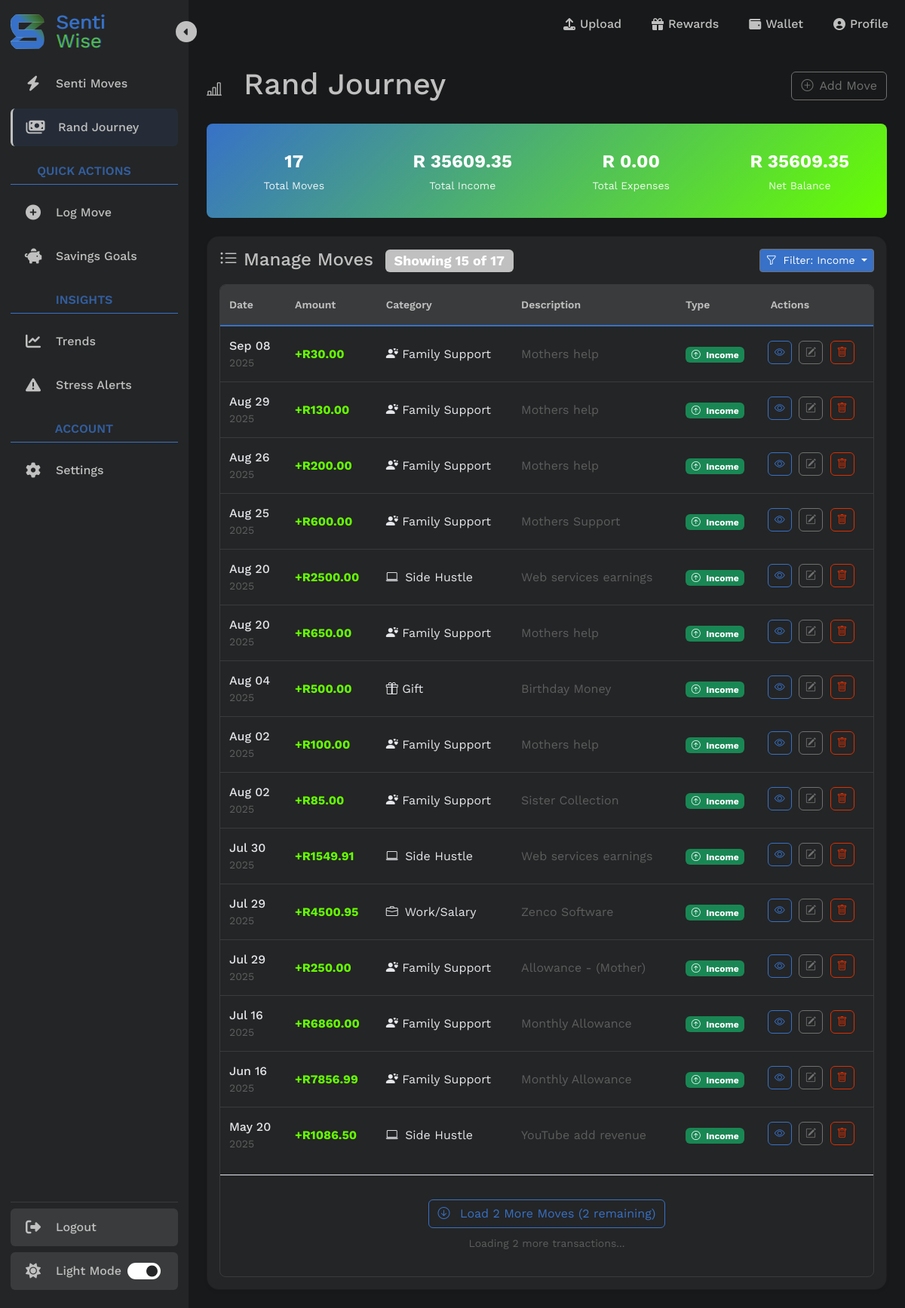
Page /transactions/list/?transaction_type=income (signed in) on the committed database.
### transactions/models.py (models this page shows, shortened)
class Transaction(models.Model):
    TRANSACTION_TYPES = (
        ('income', 'Income'),
        ('expense', 'Expense'),
    )
    user = models.ForeignKey(User, on_delete=models.CASCADE, related_name='transactions')
    amount = models.DecimalField(max_digits=10, decimal_places=2)
    category = models.CharField(max_length=22, choices=Category.DEFAULT_CATEGORIES) # preset categories in form
    date = models.DateField()
    type = models.CharField(max_length=7, choices=TRANSACTION_TYPES)
    description = models.CharField(max_length=255, blank=True)

### transactions/views.py (the view)
# urls.py: path('transactions/list/', transactions_list_page, name='list_transaction'), # Read: list all
@login_required(login_url='login')
def transactions_list_page(request):
    print(f"DEBUG: GET parameters: {dict(request.GET)}")
    transaction_filter = TransactionFilter(
        request.GET,
        queryset = Transaction.objects.filter(user=request.user).order_by('-date')
    )
    print(f"DEBUG: Filter form is_valid: {transaction_filter.form.is_valid()}")
    print(f"DEBUG: Filter form data: {transaction_filter.form.data}")
    print(f"DEBUG: Filter form cleaned_data: {getattr(transaction_filter.form, 'cleaned_data', 'No cleaned_data')}")
    filtered_qs = transaction_filter.qs
    print(f"DEBUG: SQL Query: {str(filtered_qs.query)}")
    print(f"DEBUG: Filtered count: {filtered_qs.count()}")
    sample_transactions = list(filtered_qs[:5])
    print(f"DEBUG: Sample transaction types: {[t.type for t in sample_transactions]}")
    page = request.GET.get('page', 1)
    page_size = int(request.GET.get('page_size', 15)) # Initial load: 15, subsequent: 5
    if request.headers.get('X-Requested-With') == 'XMLHttpRequest':
        return handle_ajax_transactions(request, filtered_qs)
    paginator = Paginator(filtered_qs, 15)
    initial_transactions = paginator.get_page(1)
    net_totals = filtered_qs.aggregate(
        net_income = Sum('amount', filter=Q(type='income')),
        net_expenses = Sum('amount', filter=Q(type='expense'))
    )
    net_income = net_totals['net_income'] or 0
    net_expenses = net_totals['net_expenses'] or 0
    net_balance = net_income - net_expenses
    context = {
        'transactions': initial_transactions,
        'total_count': filtered_qs.count(),
        'initial_load_count': len(initial_transactions),
        'total_income': float(net_income),
        'total_expenses': float(net_expenses),
        'net_balance': float(net_balance), # Net Balance
        'has_more': initial_transactions.has_next(),
        'current_page': 1,
        'filter': transaction_filter,
        'current_filter_type': request.GET.get('transaction_type', 'all')
    }
    return render(request, "transactions/list_transaction.html", context)

### transactions/templates/transactions/list_transaction.html (shortened to what this page needs)
{% extends 'transactions/testing-new-sidebar/index-2.html' %}
{% load crispy_forms_tags %}
{% load static %}
{% load sass_tags %}
{% block main_content %}
<main class="tracker-main-content p-4 flex-grow-1">
    <div class="d-flex justify-content-between align-items-center mb-4">
        <div>
            <h1 class="text-primary mb-1"><i class="bi bi-bar-chart-line me-3 fs-5"></i>
                Rand Journey
            </h1>
        </div>
        <div class="d-none d-md-block">
            <a href="{% url 'add_transaction' %}" class="btn btn-outline-dark">
                <i class="bi bi-plus-circle me-2"></i>Add Move
            </a>
        </div>
    </div>
    <div class="row g-3 mb-4">
        <div class="col-12">
            <div class="stats-summary p-3">
                <div class="row text-center">
                    <div class="col-6 col-md-3">
                        <div class="stat-item">
                            <div class="stat-value">{{ total_count }}</div>
                            <div class="stat-label">Total Moves</div>
                        </div>
                    </div>
                    <div class="col-6 col-md-3">
                        <div class="stat-item">
                            <div class="stat-value">R {{ total_income|floatformat:2 }}</div>
                            <div class="stat-label">Total Income</div>
                        </div>
                    </div>
                    <div class="col-6 col-md-3">
                        <div class="stat-item">
                            <div class="stat-value">R {{ total_expenses|floatformat:2 }}</div>
                            <div class="stat-label">Total Expenses</div>
                        </div>
                    </div>
                    <div class="col-6 col-md-3">
                        <div class="stat-item">
                            <div class="stat-value">R {{ net_balance|floatformat:2 }}</div>
                            <div class="stat-label">Net Balance</div>
                        </div>
                    </div>
                </div>
            </div>
        </div>
    </div>
    <div class="card bg-card-color shadow-sm mobile-scroll-fade">
        <div class="card-body">
            <div class="top-items d-flex justify-content-between align-items mb-3">
                <h4 class="card-title text-primary mb-0">
                    <i class="bi bi-list-ul me-2"></i>Manage Moves
                    <span class="badge bg-primary ms-2">
                        Showing <span id="showingCount">{{ initial_load_count|default:transactions.count }}</span>
                        of <span id="totalTransactions">{{ total_count }}</span>
                    </span>
                </h4>
                <div class="d-flex align-items-center">
                    {% if total_count > 0 %}
                    <div class="dropdown">
                        <button class="filter-dropdown-btn btn btn-outline-dark btn-sm dropdown-toggle{% if transaction_filter_type %} filtered{% endif %}"
                                id="filterDropdownBtn"
                                type="button"
                                data-bs-toggle="dropdown">
                            <i class="bi bi-funnel me-1"></i>
                            {% if transaction_filter_type %}
                                Filter: {{ transaction_filter_type|title }}
                            {% else %}
                                Filter
                            {% endif %}
                        </button>
                    </div>
                    {% endif %}
                </div>
            </div>
            {% if total_count > 0 %}
            <div class="table-responsive">
                <table class="table table-hover">
                    <thead>
                        <tr>
                            <th>Date</th>
                            <th>Amount</th>
                            <th>Category</th>
                            <th>Description</th>
                            <th>Type</th>
                            <th>Actions</th>
                        </tr>
                    </thead>
                    <tbody id="transactionsTableBody">
                        {% for t in transactions %}
                        <tr>
                            <td data-label="Date">
                                <div class="d-flex flex-column">
                                    <span class="fw-medium">{{ t.date|date:"M d" }}</span>
                                    <small class="text-muted">{{ t.date|date:"Y" }}</small>
                                </div>
                            </td>
                            <td data-label="Amount">
                                <span class="fw-bold {% if t.type == 'income' %}text-success{% else %}text-danger{% endif %}">
                                    {% if t.type == 'income' %}+{% else %}-{% endif %}R{{ t.amount }}
                                </span>
                            </td>
                            <td data-label="Category">
                                <div class="category-icon-text">
                                    {% if t.category == 'SALARY' %}
                                    <i class="bi bi-briefcase me-1"></i> Work/Salary
                                    {% elif t.category == 'SIDE_HUSTLE' %}
                                    <i class="bi bi-laptop me-1"></i> Side Hustle
                                    {% elif t.category == 'BUSARY' %}
                                    <i class="bi bi-mortarboard"></i> Scholarship/Bursary
                                    {% elif t.category == 'ALLOWANCE' %}
                                    <i class="bi bi-person-hearts"></i> Family Support
                                    {% elif t.category == 'STUDENT_LOAN' %}
                                    <i class="bi bi-buildings"></i> Student Loan
                                    {% elif t.category == 'GRANT' %}
                                    <i class="bi bi-clipboard-check"></i> Grant
                                    {% elif t.category == 'GIFT' %}
                                    <i class="bi bi-gift"></i> Gift
                                    {% elif t.category == 'GROCERIES' %}
                                    <i class="bi bi-basket"></i> Groceries
                                    {% elif t.category == 'RENT' %}
                                    <i class="bi bi-house"></i> Rent/Accomodation
                                    {% elif t.category == 'TRANSPORT' %}
                                    <i class="bi bi-train-front"></i> Transport
                                    {% elif t.category == 'DATA' %}
                                    <i class="bi bi-bar-chart"></i> Data/Airtime
                                    {% elif t.category == 'GYM' %}
                                    <i class="bi bi-heart-pulse-fill"></i> Gym/Fitness
                                    {% elif t.category == 'INSURANCE' %}
                                    <i class="bi bi-bank"></i> Insurance
                                    {% elif t.category == 'DEBT' %}
                                    <i class="bi bi-credit-card"></i> Debt Repayment
                                    {% elif t.category == 'ENTERTAINMENT' %}
                                    <i class="bi bi-joystick"></i> Entertainment
                                    {% elif t.category == 'DINING' %}
                                    <i class="bi bi-fork-knife"></i> Eating Out
                                    {% elif t.category == 'EDUCATION' %}
                                    <i class="bi bi-book"></i> Education
                                    {% elif t.category == 'HEALTH' %}
                                    <i class="bi bi-bandaid"></i> Health/Medical
                                    {% elif t.category == 'CLOTHING' %}
                                    <i class="bi bi-bag"></i> Clothing
                                    {% elif t.category == 'SAVINGS' %}
                                    <i class="bi bi-piggy-bank"></i> Savings/Invenstments
                                    {% elif t.category == 'SUBSCRIPTIONS' %}
                                    <i class="bi bi-person-vcard"></i> Subscriptions
                                    {% elif t.category == 'PERSONAL_GROOMING' %}
                                    <i class="bi bi-scissors"></i> Beauty/Grooming
                                    {% else %}
                                    {{ category_display|default:t.category }}
                                    {% endif %}
                                </div>
                            </td>
                            <td data-label="Description" class="d-none d-md-table-cell">
                                <span class="text-muted">{{ t.description|truncatechars:50 }}</span>
                            </td>
                            <td data-label="Type">
                                <span class="badge {% if t.type == 'income' %}bg-success{% else %}bg-danger{% endif %}">
                                    <i class="bi {% if t.type == 'income' %}bi-arrow-up-circle{% else %}bi-arrow-down-circle{% endif %} me-1"></i>
                                    {{ t.type|title }}
                                </span>
                            </td>
                            <td data-label="Actions" class="actions">
                                <div class="d-none d-md-block">
                                    <a href="{% url 'detail_transaction' t.id %}" class="btn btn-sm btn-outline-primary rounded" title="View Details">
                                        <i class="bi bi-eye"></i>
                                    </a>
                                    <a href="{% url 'edit_transaction' t.id %}" class="btn btn-sm btn-outline-dark rounded" title="Edit">
                                        <i class="bi bi-pencil-square"></i>
                                    </a>
                                    <a href="{% url 'delete_transaction' t.id %}" class="btn btn-sm btn-outline-danger rounded" title="Delete">
                                        <i class="bi bi-trash"></i>
                                    </a>
                                </div>
                            </td>
                        </tr>
                        {% endfor %}
                    </tbody>
                </table>
                {% if has_more %}
                <div class="load-more-container" id="loadMoreContainer">
                    <button class="btn btn-outline-primary btn-load-more" id="loadMoreBtn">
                        <span class="load-text">
                        </span>
                    </button>
                    <div class="mt-2">
                        <small class="text-muted">
                            Loading <span id="loadingBatch">5</span> more transactions...
                        </small>
                    </div>
                </div>
                {% endif %}
            </div>
            {% endif %}
        </div>
    </div>
</main>
{% endblock %}

### rows in the picture
Transaction: date "Sep 08", date "2025", amount "30.00", category "ALLOWANCE" (drawn), description "Mothers help", type "Income"
Transaction: date "Aug 29", date "2025", amount "130.00", category "ALLOWANCE" (drawn), description "Mothers help", type "Income"
Transaction: date "Aug 26", date "2025", amount "200.00", category "ALLOWANCE" (drawn), description "Mothers help", type "Income"
Transaction: date "Aug 25", date "2025", amount "600.00", category "ALLOWANCE" (drawn), description "Mothers Support", type "Income"
Transaction: date "Aug 20", date "2025", amount "2500.00", category "SIDE_HUSTLE" (drawn), description "Web services earnings", type "Income"
Transaction: date "Aug 20", date "2025", amount "650.00", category "ALLOWANCE" (drawn), description "Mothers help", type "Income"
Transaction: date "Aug 04", date "2025", amount "500.00", category "GIFT" (drawn), description "Birthday Money", type "Income"
Transaction: date "Aug 02", date "2025", amount "100.00", category "ALLOWANCE" (drawn), description "Mothers help", type "Income"
Transaction: date "Aug 02", date "2025", amount "85.00", category "ALLOWANCE" (drawn), description "Sister Collection", type "Income"
Transaction: date "Jul 30", date "2025", amount "1549.91", category "SIDE_HUSTLE" (drawn), description "Web services earnings", type "Income"
Transaction: date "Jul 29", date "2025", amount "4500.95", category "SALARY" (drawn), description "Zenco Software", type "Income"
Transaction: date "Jul 29", date "2025", amount "250.00", category "ALLOWANCE" (drawn), description "Allowance - (Mother)", type "Income"
Transaction: date "Jul 16", date "2025", amount "6860.00", category "ALLOWANCE" (drawn), description "Monthly Allowance", type "Income"
Transaction: date "Jun 16", date "2025", amount "7856.99", category "ALLOWANCE" (drawn), description "Monthly Allowance", type "Income"
Transaction: date "May 20", date "2025", amount "1086.50", category "SIDE_HUSTLE" (drawn), description "YouTube add revenue", type "Income"

### other values in the picture
{{ total_count }} "17"
{{ total_income|floatformat:2 }} "35609.35"
{{ total_expenses|floatformat:2 }} "0.00"
{{ net_balance|floatformat:2 }} "35609.35"
{{ initial_load_count|default:transactions.count }} "15"
{{ transaction_filter_type|title }} "Income"
